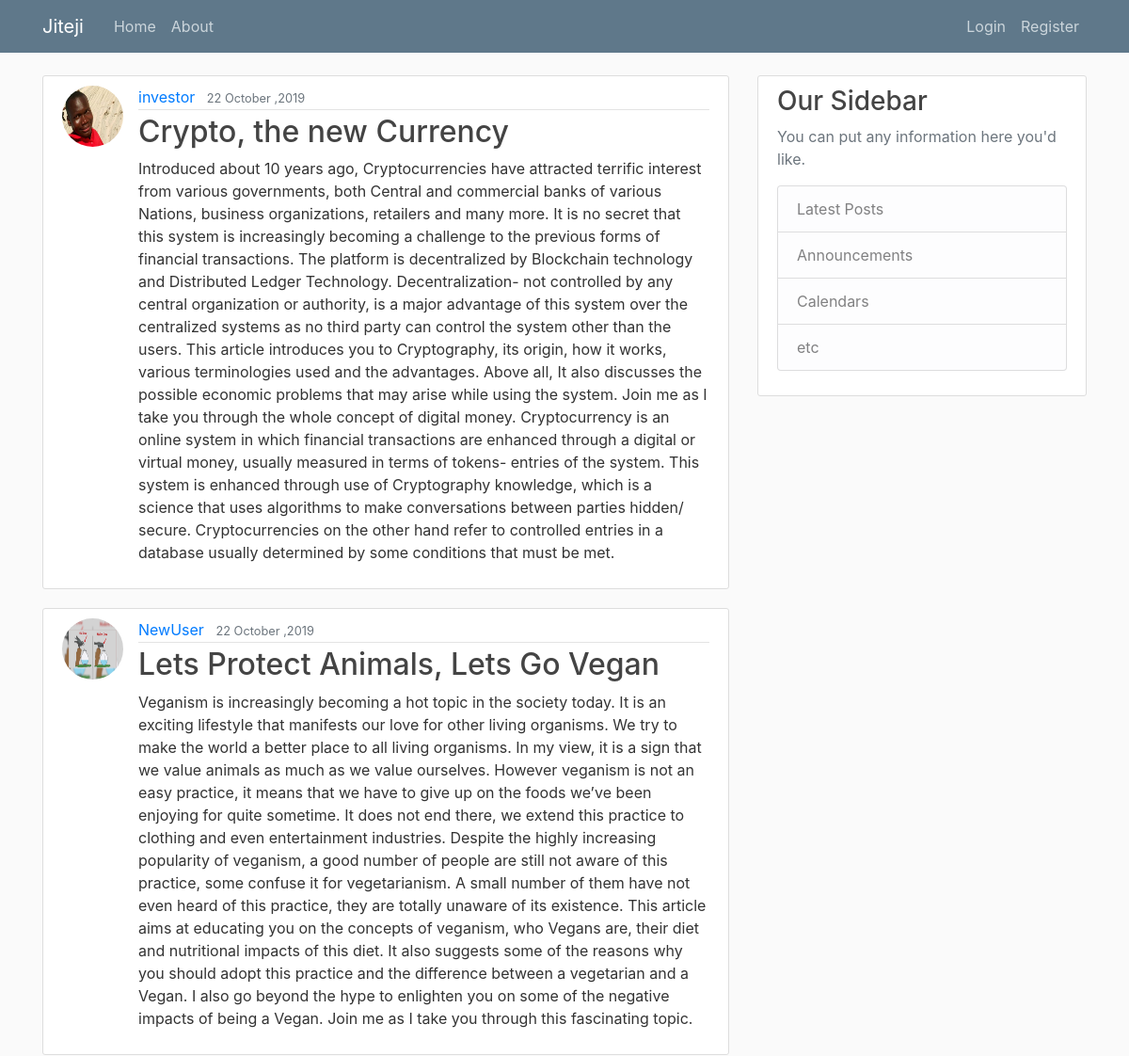
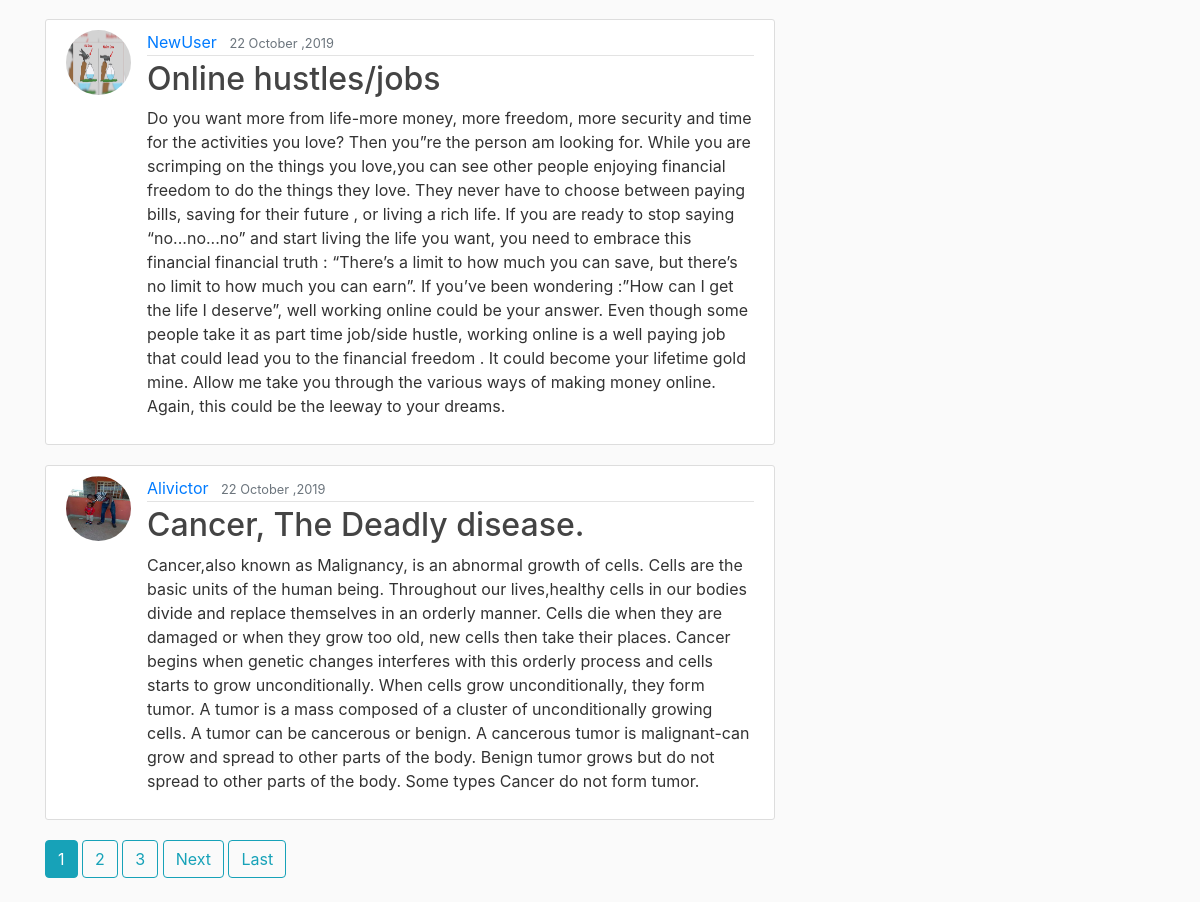
The page / on the database its author committed (2 pictures, top to bottom).
### myblog/models.py (models this page shows, shortened)
class Post(models.Model):
    title = models.CharField(max_length=100)
    content = models.CharField(max_length=10000)
    date_posted = models.DateTimeField(default=timezone.now)
    author = models.ForeignKey(User, on_delete=CASCADE)

### users/models.py (models this page shows, shortened)
class Profile(models.Model):
    user = models.OneToOneField(User, on_delete=models.CASCADE)
    image = models.ImageField(default='default.png', upload_to='Profile_pics')

### myblog/views.py (the view)
# urls.py: path('', PostListView.as_view(), name='myblog-home'),
class PostListView(ListView):
    model = Post
    template_name = 'home.html'  # <app name>/<model>_<viewtype>.html
    context_object_name = 'posts'
    ordering = ['-date_posted']
    paginate_by = 4

### templates/home.html (shortened to what this page needs)
{% extends 'base.html' %}
{% block content %}
{% for post in posts %}
   <article class="media content-section">
   <img class="rounded-circle article-img" src="{{ post.author.profile.image.url }}">
  <div class="media-body">
    <div class="article-metadata">
      <a class="mr-2" href="{% url 'user-posts' post.author.username %}">{{ post.author }}</a>
      <small class="text-muted">{{ post.date_posted|date:"d F ,Y" }}</small>
    </div>
    <h2><a class="article-title" href="{% url 'detail_view' post.id %}">{{ post.title }}</a></h2>
    <p class="article-content">{{ post.content }}</p>
  </div>
</article>
    {% endfor %}
    {% if is_paginated %}
      {% for num in page_obj.paginator.page_range %}
        {% if page_obj.number == num %}
          <a class="btn btn-info mb-4" href="?page={{ num }}">{{ num }}</a>
        {% elif num > page_obj.number|add:'-3' and num < page_obj.number|add:'3' %}
          <a class="btn btn-outline-info mb-4" href="?page={{ num }}">{{ num }}</a>
        {% endif %}
      {% endfor %}
      {% if page_obj.has_next %}
        <a class="btn btn-outline-info mb-4" href="?page={{ page_obj.next_page_number }}">Next</a>
        <a class="btn btn-outline-info mb-4" href="?page={{ page_obj.paginator.num_pages }}">Last</a>
      {% endif %}
    {% endif %}
 {% endblock content %}

### templates/base.html (shortened to what this page needs)
{% load static %}
<!DOCTYPE html>
<html lang="en">
<head>
    <link rel="stylesheet" href="https://maxcdn.bootstrapcdn.com/bootstrap/4.0.0/css/bootstrap.min.css">
    <link rel="stylesheet" type="text/css" href="{% static 'myblog/main.css' %}">
<head>
<body>
   <header class="site-header">
  <nav class="navbar navbar-expand-md navbar-dark bg-steel fixed-top">
    <div class="container">
      <a class="navbar-brand mr-4" href="{% url 'myblog-home' %}">Jiteji</a>
      <div class="collapse navbar-collapse" id="navbarToggle">
        <div class="navbar-nav mr-auto">
          <a class="nav-item nav-link" href="{% url 'myblog-home' %}">Home</a>
          <a class="nav-item nav-link" href="{% url 'myblog-about' %}">About</a>
        </div>
        <div class="navbar-nav">
            {% if user.is_authenticated %}
                 <a class="nav-item nav-link" href="{% url 'create_view' %}">Create a Post</a>
                 <a class="nav-item nav-link" href="{% url 'profile' %}">Profile</a>
                 <a class="nav-item nav-link" href="{% url 'logout' %}">Logout</a>
            {% else %}
          <a class="nav-item nav-link" href="{% url 'login' %}">Login</a>
          <a class="nav-item nav-link" href="{% url 'register' %}">Register</a>
            {% endif %}
        </div>
      </div>
    </div>
  </nav>
</header>
    <main role="main" class="container">
  <div class="row">
    <div class="col-md-8">
      {% block content %}{% endblock %}
    </div>
    <div class="col-md-4">
      <div class="content-section">
        <h3>Our Sidebar</h3>
        <p class='text-muted'>You can put any information here you'd like.
          <ul class="list-group">
            <li class="list-group-item list-group-item-light">Latest Posts</li>
            <li class="list-group-item list-group-item-light">Announcements</li>
            <li class="list-group-item list-group-item-light">Calendars</li>
            <li class="list-group-item list-group-item-light">etc</li>
          </ul>
        </p>
      </div>
    </div>
  </div>
</main>
</body>
</html>

### myblog/static/myblog/main.css (style rules this page uses)
body { background: #fafafa; color: #333333; margin-top: 5rem; }
h1, h2, h3, h4, h5, h6 { color: #444444; }
ul { margin: 0; }
.bg-steel { background-color: #5f788a; }
.site-header .navbar-nav .nav-link { color: #cbd5db; }
.content-section { background: #ffffff; padding: 10px 20px; border: 1px solid #dddddd; border-radius: 3px; margin-bottom: 20px; }
.article-title { color: #444444; }
.article-content { white-space: pre-line; }
.article-img { height: 65px; width: 65px; margin-right: 16px; }
.article-metadata { padding-bottom: 1px; margin-bottom: 4px; border-bottom: 1px solid #e3e3e3 }

### rows shown on the page
Post: author.profile.image (picture), author "investor", date_posted "22 October ,2019", title "Crypto, the new Currency", content "Introduced about 10 years ago, Cryptocurrencies have attracted terrific interest from various governments, both Central and commercial banks of various Nations, business organizations, retailers and many more. It is no secret that this system is increasingly becoming a challenge to the previous forms of financial transactions. The platform is decentralized by Blockchain technology and Distributed Ledger Technology. Decentralization- not controlled by any central organization or authority, is a major advantage of this system over the centralized systems as no third party can control the system other than the users. This article introduces you to Cryptography, its origin, how it works,…"
Post: author.profile.image (placeholder picture), author "NewUser", date_posted "22 October ,2019", title "Lets Protect Animals, Lets Go Vegan", content "Veganism is increasingly becoming a hot topic in the society today. It is an exciting lifestyle that manifests our love for other living organisms. We try to make the world a better place to all living organisms. In my view, it is a sign that we value animals as much as we value ourselves. However veganism is not an easy practice, it means that we have to give up on the foods we’ve been enjoying for quite sometime. It does not end there, we extend this practice to clothing and even entertainment industries. Despite the highly increasing popularity of veganism, a good number of people are still not aware of this practice, some confuse it for vegetarianism. A small number of them have not…"
Post: author.profile.image (placeholder picture), author "NewUser", date_posted "22 October ,2019", title "Online hustles/jobs", content "Do you want more from life-more money, more freedom, more security and time for the activities you love? Then you”re the person am looking for. While you are scrimping on the things you love,you can see other people enjoying financial freedom to do the things they love. They never have to choose between paying bills, saving for their future , or living a rich life. If you are ready to stop saying “no...no...no” and start living the life you want, you need to embrace this financial financial truth : “There’s a limit to how much you can save, but there’s no limit to how much you can earn”. If you’ve been wondering :”How can I get the life I deserve”, well working online could be your answer.…"
Post: author.profile.image (picture), author "Alivictor", date_posted "22 October ,2019", title "Cancer, The Deadly disease.", content "Cancer,also known as Malignancy, is an abnormal growth of cells. Cells are the basic units of the human being. Throughout our lives,healthy cells in our bodies divide and replace themselves in an orderly manner. Cells die when they are damaged or when they grow too old, new cells then take their places. Cancer begins when genetic changes interferes with this orderly process and cells starts to grow unconditionally. When cells grow unconditionally, they form tumor. A tumor is a mass composed of a cluster of unconditionally growing cells. A tumor can be cancerous or benign. A cancerous tumor is malignant-can grow and spread to other parts of the body. Benign tumor grows but do not spread to…"

### other values the page prints
{{ num }} "1"
{{ num }} "2" "3"
